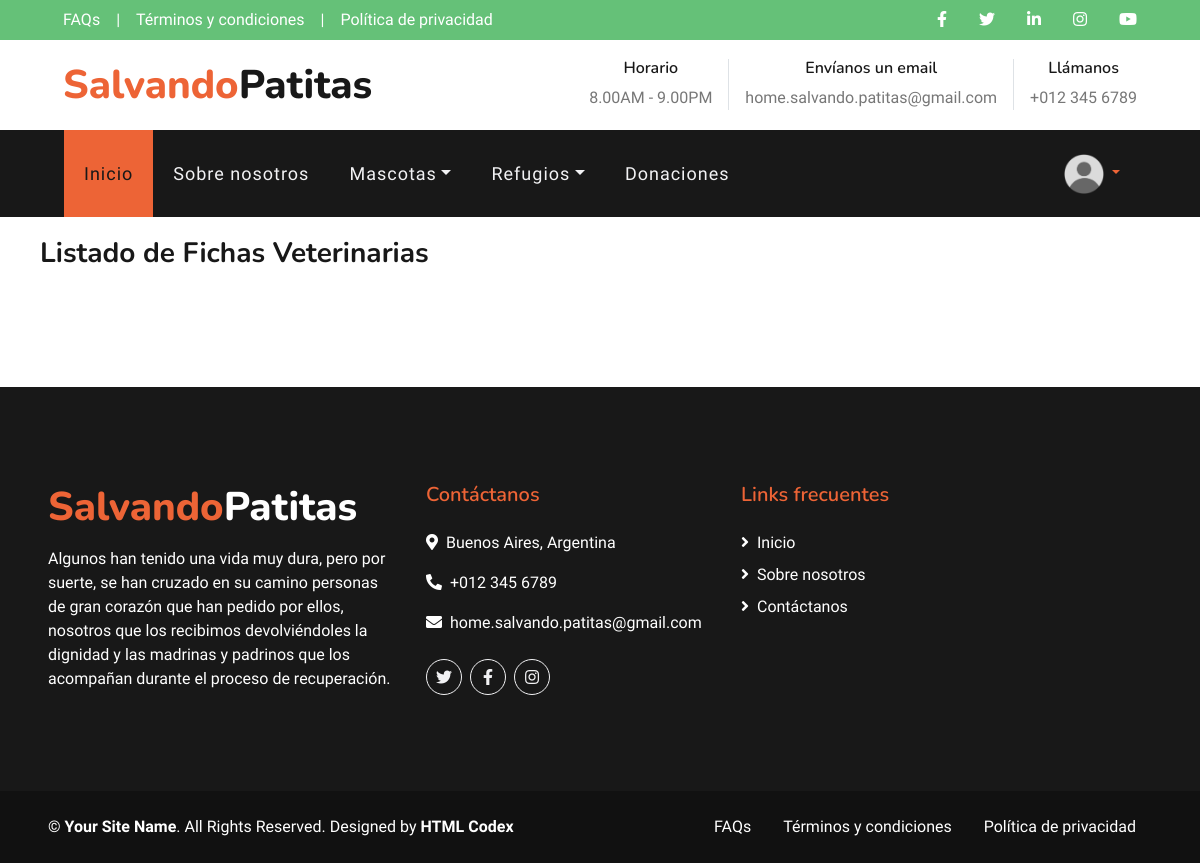
Page /Veterinaria/lista/ (signed in) on the earlier database version.
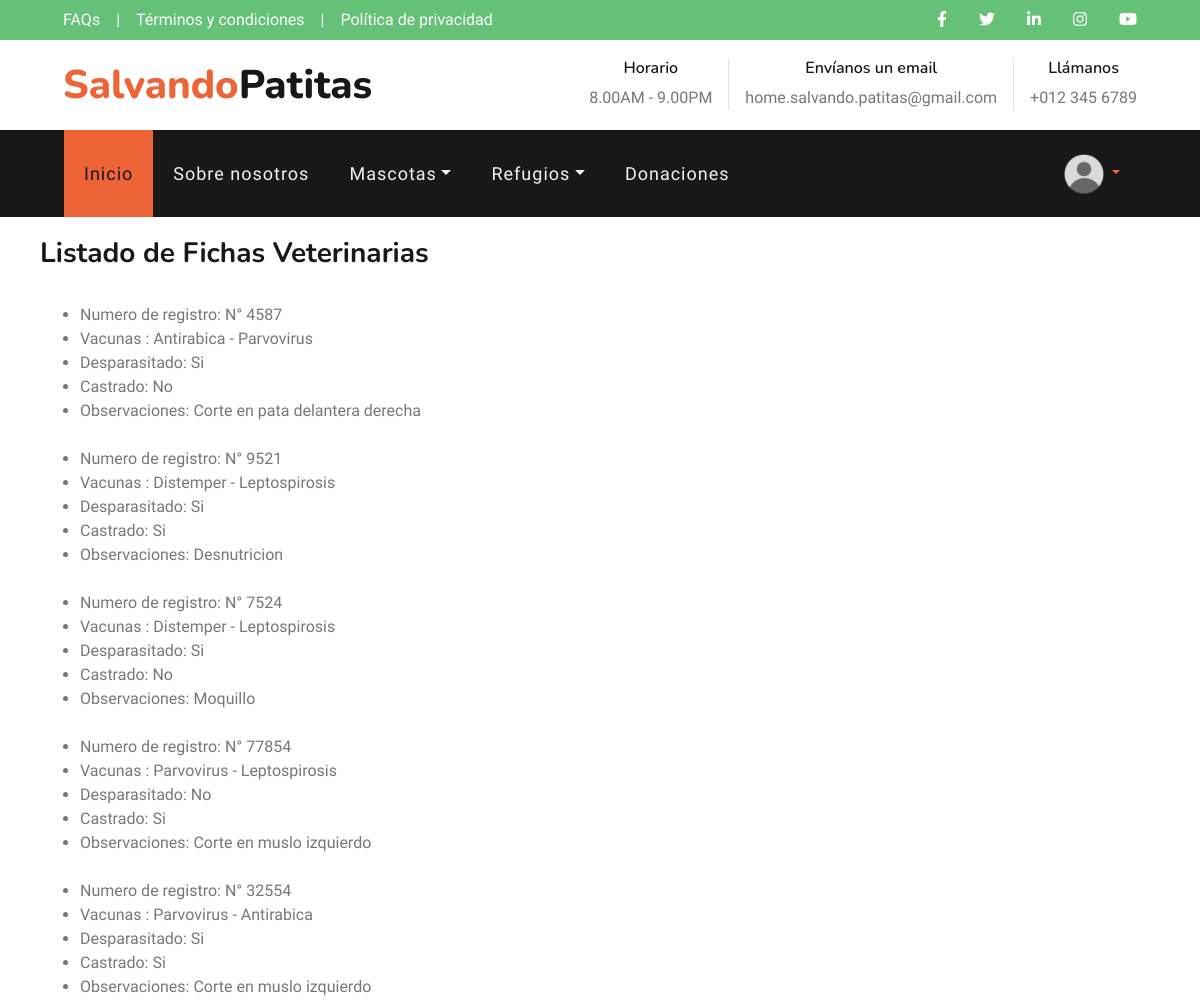
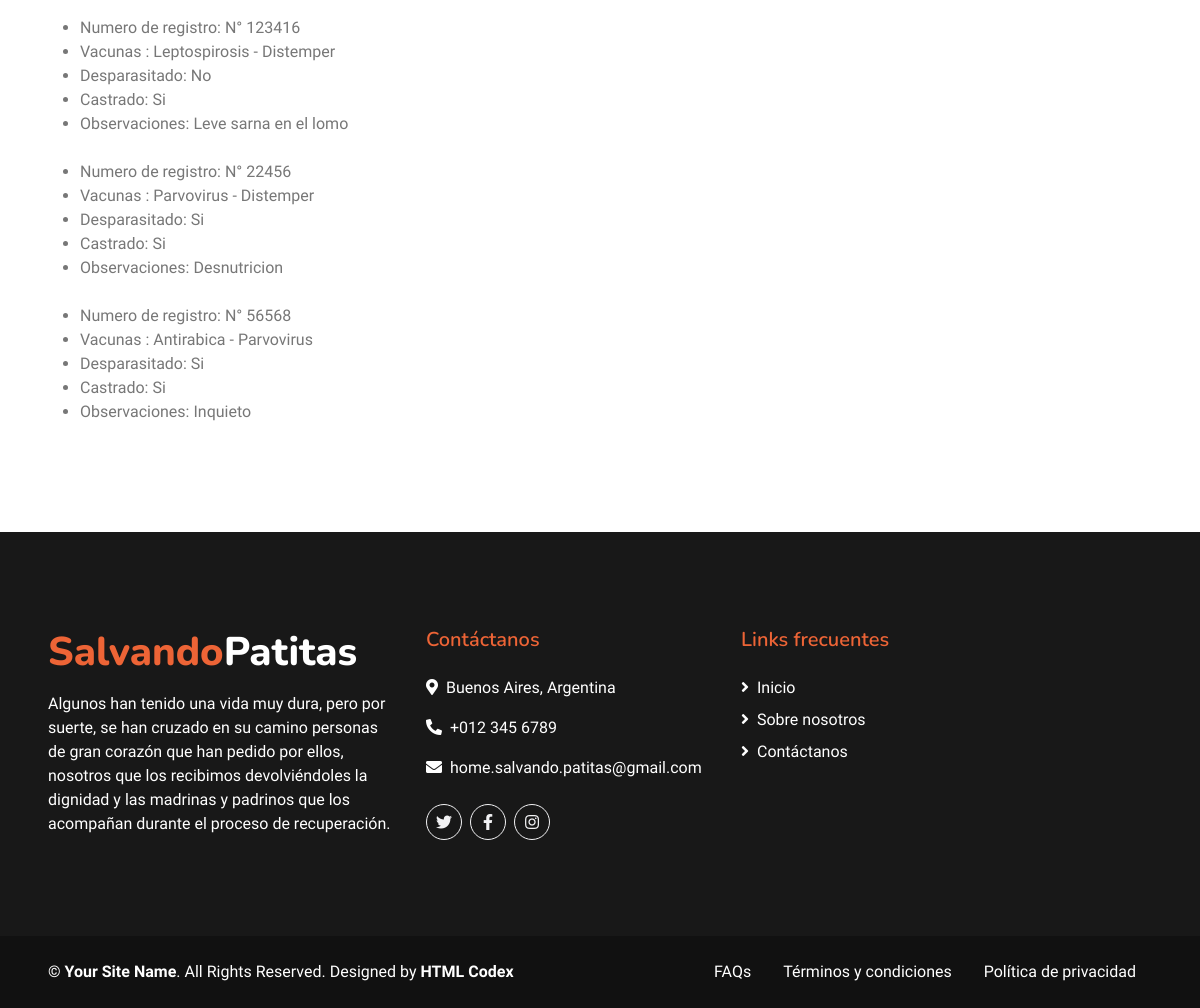
Same page on the later database version (2 pictures, top to bottom).
### Apps/Veterinaria/models.py (models this page shows, shortened)
class Ficha_medica (models.Model):
    mascota = models.OneToOneField(Mascota, on_delete=models.CASCADE, related_name='veterinaria', null=True)
    registro = models.IntegerField(unique=True)
    vacuna_1 = models.CharField(max_length= 100, null=True, blank=True,)
    vacuna_2 = models.CharField(max_length= 100, null=True, blank=True,)
    desparasitacion = models.CharField(max_length=50, null=True, blank=True,)
    castracion = models.CharField(max_length=50, null=True, blank=True,)
    observaciones = models.TextField(max_length=150,null=True, blank=True,)

### Apps/Veterinaria/views.py (the view)
# urls.py: path("lista/", lista_fichas ,name="lista"),
def lista_fichas (request):
    lista = Ficha_medica.objects.all()
    return render (request, "Veterinaria/lista_Ficha.html", {"lista": lista})

### Templates/Veterinaria/lista_Ficha.html (shortened to what this page needs)
{% extends "padre.html" %}
{% load static %}
{% block contenidoQueCambia%}
<div style = "padding: 20px 40px;">
<h3>Listado de Fichas Veterinarias</h3>
<br>
<ul>
    {%for li in lista %}
        <li> Numero de registro: N°  {{li.registro}} </li>
        <li> Vacunas :{{li.vacuna_1}} - {{li.vacuna_2}}</li>
        <li> Desparasitado: {{li.desparasitacion}} </li>
        <li> Castrado:{{li.castracion}} </li>
        <li> Observaciones: {{li.observaciones}}</li>
        <br>
    {% endfor %}
</ul>
</div>
{%endblock%}

### Templates/padre.html (shortened to what this page needs)
<!DOCTYPE html>
<html lang="en">
<head>
    {% load static %}
    <link href="https://cdnjs.cloudflare.com/ajax/libs/font-awesome/5.10.0/css/all.min.css" rel="stylesheet">
    <link href="lib/flaticon/font/flaticon.css" rel="stylesheet">
    <link href="lib/owlcarousel/assets/owl.carousel.min.css" rel="stylesheet">
    <link href="lib/tempusdominus/css/tempusdominus-bootstrap-4.min.css" rel="stylesheet" />
    <link href="{% static "css/style.css" %}"  rel="stylesheet">
</head>
<body>
    <div class="container-fluid">
        <div class="row bg-secondary py-2 px-lg-5">
            <div class="col-lg-6 text-center text-lg-left mb-2 mb-lg-0">
                <div class="d-inline-flex align-items-center">
                    <a class="text-white pr-3" href="{% url "preguntas-frecuentes" %}">FAQs</a>
                    <span class="text-white">|</span>
                    <a class="text-white px-3" href="{% url "terminos-condiciones" %}">Términos y condiciones</a>
                    <span class="text-white">|</span>
                    <a class="text-white pl-3" href="{% url "politica-privacidad" %}">Política de privacidad</a>
                </div>
            </div>
            <div class="col-lg-6 text-center text-lg-right">
                <div class="d-inline-flex align-items-center">
                    <a class="text-white px-3" href="https://www.facebook.com/" target="_blank">
                        <i class="fab fa-facebook-f"></i>
                    </a>
                    <a class="text-white px-3" href="https://twitter.com/" target="_blank">
                        <i class="fab fa-twitter"></i>
                    </a>
                    <a class="text-white px-3" href="https://www.linkedin.com/" target="_blank">
                        <i class="fab fa-linkedin-in"></i>
                    </a>
                    <a class="text-white px-3" href="https://www.instagram.com/" target="_blank">
                        <i class="fab fa-instagram"></i>
                    </a>
                    <a class="text-white pl-3" href="https://www.youtube.com/" target="_blank">
                        <i class="fab fa-youtube"></i>
                    </a>
                </div>
            </div>
        </div>
        <div class="row py-3 px-lg-5">
            <div class="col-lg-4">
                <a href="{% url "index" %}" class="navbar-brand d-none d-lg-block">
                    <h1 class="m-0 display-5 text-capitalize"><span class="text-primary">Salvando</span>Patitas</h1>
                </a>
            </div>
            <div class="col-lg-8 text-center text-lg-right">
                <div class="d-inline-flex align-items-center">
                    <div class="d-inline-flex flex-column text-center pr-3 border-right">
                        <h6>Horario</h6>
                        <p class="m-0">8.00AM - 9.00PM</p>
                    </div>
                    <div class="d-inline-flex flex-column text-center px-3 border-right">
                        <h6>Envíanos un email</h6>
                        <p class="m-0">home.salvando.patitas@gmail.com</p>
                    </div>
                    <div class="d-inline-flex flex-column text-center pl-3">
                        <h6>Llámanos</h6>
                        <p class="m-0">+012 345 6789</p>
                    </div>
                </div>
            </div>
        </div>
    </div>
    <div class="container-fluid p-0">
        <nav class="navbar navbar-expand-lg bg-dark navbar-dark py-3 py-lg-0 px-lg-5">
            <div class="collapse navbar-collapse justify-content-between px-3" id="navbarCollapse">
                <div class="navbar-nav mr-auto py-0">
                    {% if request.user.is_staff %}
                    <a href="{% url "index" %}" class="nav-item nav-link active">Inicio</a>
                    <a href="{% url "sobre-nosotros" %}" class="nav-item nav-link">Sobre nosotros</a>
                    <div class="nav-item dropdown">
                        <a href="#" class="nav-link dropdown-toggle" data-toggle="dropdown">Mascotas</a>
                    </div>
                    <div class="nav-item dropdown">
                        <a href="#" class="nav-link dropdown-toggle" data-toggle="dropdown">Refugios</a>
                    </div>
                    <a href="{% url "donaciones" %}" class="nav-item nav-link">Donaciones</a>
                    {% endif %}
                </div>
                {% if request.user.is_authenticated %}
                <div class="nav-item dropdown">
                    <a href="#" class="nav-link dropdown-toggle" data-toggle="dropdown">
                        {% if user.profile.image %}
                        <img src="{{user.profile.image.url}}" , style="border-radius: 50% ;" width="40px", height="40px">
                        <div class="dropdown-menu rounded-0 m-0">
                            <a href="{% url "perfil" %}" class="dropdown-item">Mi perfil</a>
                            <a href="{% url "logout" %}" class="dropdown-item">Logout</a>
                        </div>
                        {% else %}
                            <img src="{% static "img\perfil-empty.png" %}" , border-radius="50%", width="40px", height="40px" >
                        </a>
                        {% endif%}
                </div>
                {%endif%}
        </nav>
    </div>
{% block contenidoQueCambia %}
        {% endblock%}
    <div class="container-fluid bg-dark text-white mt-5 py-5 px-sm-3 px-md-5">
        <div class="row pt-5">
            <div class="col-lg-4 col-md-12 mb-5">
                <h1 class="mb-3 display-5 text-capitalize text-white"><span class="text-primary">Salvando</span>Patitas</h1>
                <p class="m-0">Algunos han tenido una vida muy dura, pero por suerte, se han cruzado en su camino personas de gran corazón que han pedido por ellos, nosotros que los recibimos devolviéndoles la dignidad y las madrinas y padrinos que los acompañan durante el proceso de recuperación.</p>
            </div>
            <div class="col-lg-8 col-md-15">
                <div class="row">
                    <div class="col-md-5 mb-5">
                        <h5 class="text-primary mb-4">Contáctanos</h5>
                        <p><i class="fa fa-map-marker-alt mr-2"></i>Buenos Aires, Argentina</p>
                        <p><i class="fa fa-phone-alt mr-2"></i>+012 345 6789</p>
                        <p><i class="fa fa-envelope mr-2"></i>home.salvando.patitas@gmail.com</p>
                        <div class="d-flex justify-content-start mt-4">
                            <a class="btn btn-outline-light rounded-circle text-center mr-2 px-0" style="width: 36px; height: 36px;" href="https://twitter.com/" target="_blank"><i class="fab fa-twitter"></i></a>
                            <a class="btn btn-outline-light rounded-circle text-center mr-2 px-0" style="width: 36px; height: 36px;" href="https://www.facebook.com/" target="_blank"><i class="fab fa-facebook-f"></i></a>
                            <a class="btn btn-outline-light rounded-circle text-center mr-2 px-0" style="width: 36px; height: 36px;" href="https://www.instagram.com/" target="_blank"><i class="fab fa-instagram"></i></a>
                        </div>
                    </div>
                    <div class="col-md-3 mb-5">
                        <h5 class="text-primary mb-4">Links frecuentes</h5>
                        <div class="d-flex flex-column justify-content-start">
                            <a class="text-white mb-2" href="{% url "index" %}"><i class="fa fa-angle-right mr-2"></i>Inicio</a>
                            <a class="text-white mb-2" href="{% url "sobre-nosotros" %}" ><i class="fa fa-angle-right mr-2"></i>Sobre nosotros</a>
                            <a class="text-white" href="{% url "news-letter" %}"><i class="fa fa-angle-right mr-2"></i>Contáctanos</a>
                        </div>
                    </div>
                </div>
            </div>
        </div>
    </div>
    <div class="container-fluid text-white py-4 px-sm-3 px-md-5" style="background: #111111;">
        <div class="row">
            <div class="col-md-6 text-center text-md-left mb-3 mb-md-0">
                <p class="m-0 text-white">
                    &copy; <a class="text-white font-weight-bold" href="{% url "sobre-nosotros" %}">Your Site Name</a>. All Rights Reserved. Designed by
                    <a class="text-white font-weight-bold" href="https://htmlcodex.com">HTML Codex</a>
                </p>
            </div>
            <div class="col-md-6 text-center text-md-right">
                <ul class="nav d-inline-flex">
                    <li class="nav-item">
                        <a class="nav-link text-white py-0" href="{% url "preguntas-frecuentes" %}">FAQs</a>
                    </li>
                    <li class="nav-item">
                        <a class="nav-link text-white py-0" href="{% url "terminos-condiciones" %}">Términos y condiciones</a>
                    </li>
                    <li class="nav-item">
                        <a class="nav-link text-white py-0" href="{% url "politica-privacidad" %}">Política de privacidad</a>
                    </li>
                </ul>
            </div>
        </div>
    </div>
</body>
</html>

Differences in the rows shown:
added Ficha_medica: registro "4587", vacuna_1 "Antirabica", vacuna_2 "Parvovirus", desparasitacion "Si", castracion "No", observaciones "Corte en pata delantera derecha"
added Ficha_medica: registro "9521", vacuna_1 "Distemper", vacuna_2 "Leptospirosis", desparasitacion "Si", castracion "Si", observaciones "Desnutricion"
added Ficha_medica: registro "7524", vacuna_1 "Distemper", vacuna_2 "Leptospirosis", desparasitacion "Si", castracion "No", observaciones "Moquillo"
added Ficha_medica: registro "77854", vacuna_1 "Parvovirus", vacuna_2 "Leptospirosis", desparasitacion "No", castracion "Si", observaciones "Corte en muslo izquierdo"
added Ficha_medica: registro "32554", vacuna_1 "Parvovirus", vacuna_2 "Antirabica", desparasitacion "Si", castracion "Si", observaciones "Corte en muslo izquierdo"
added Ficha_medica: registro "123416", vacuna_1 "Leptospirosis", vacuna_2 "Distemper", desparasitacion "No", castracion "Si", observaciones "Leve sarna en el lomo"
added Ficha_medica: registro "22456", vacuna_1 "Parvovirus", vacuna_2 "Distemper", desparasitacion "Si", castracion "Si", observaciones "Desnutricion"
added Ficha_medica: registro "56568", vacuna_1 "Antirabica", vacuna_2 "Parvovirus", desparasitacion "Si", castracion "Si", observaciones "Inquieto"
